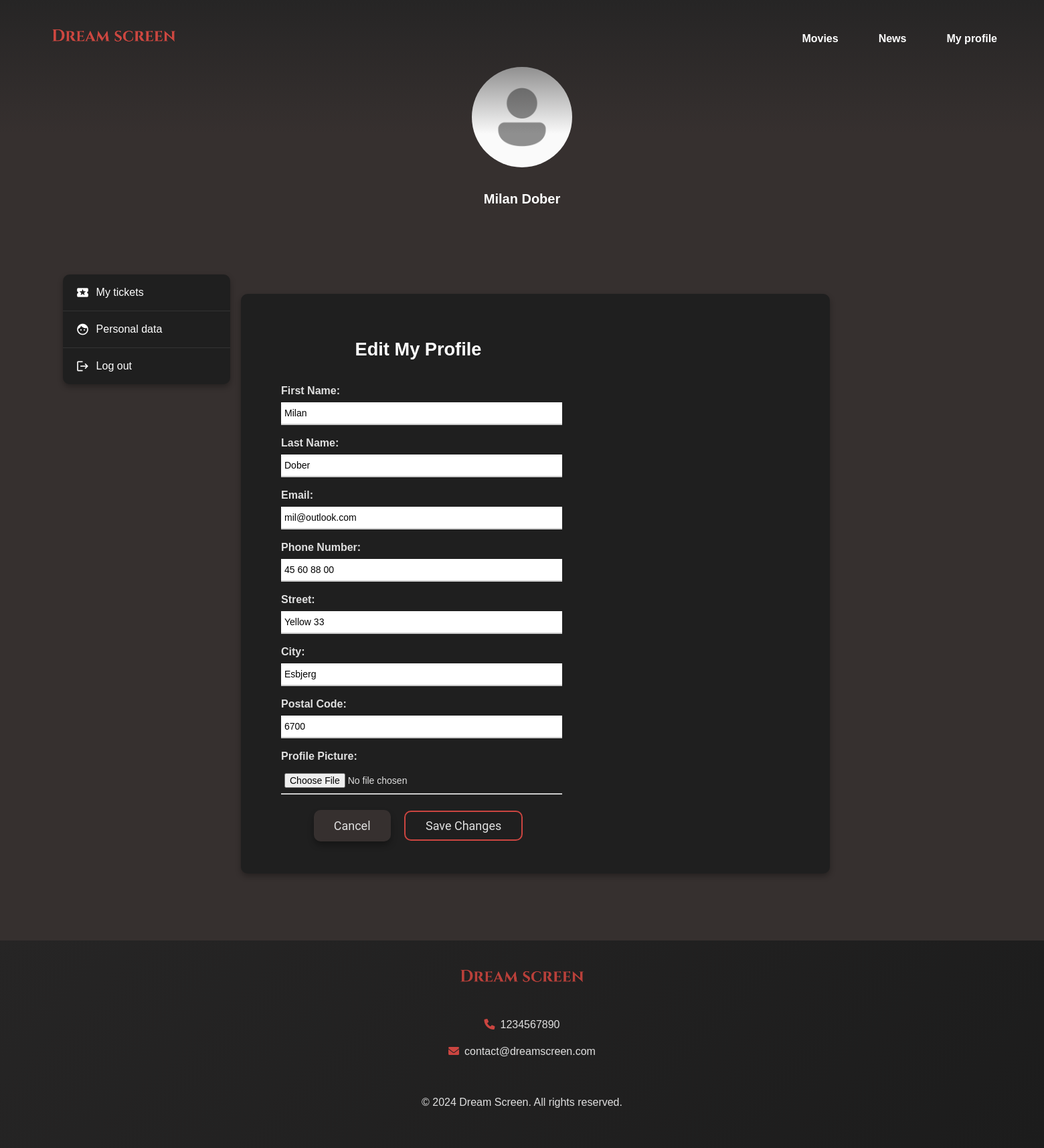
The page /user_profile/views/edit_user.php (signed in) on the database its author committed.
### tables this page shows
CREATE TABLE User (
    userID INT AUTO_INCREMENT PRIMARY KEY,
    firstName VARCHAR(80) NOT NULL,
    lastName VARCHAR(80) NOT NULL,
    email VARCHAR(100) NOT NULL,
    userPicture VARCHAR(255),
    phoneNumber VARCHAR(11),
    password VARCHAR(100) NOT NULL,
    street VARCHAR(100),
    postalCode VARCHAR(4),
    FOREIGN KEY (postalCode) REFERENCES PostalCode(postalCode)
);

CREATE TABLE PostalCode (
    postalCode VARCHAR(4) NOT NULL PRIMARY KEY,
    city CHAR(80) NOT NULL
);

CREATE TABLE Cinema (
    cinemaID INT AUTO_INCREMENT PRIMARY KEY,
    name VARCHAR(100) NOT NULL,
    phoneNumber VARCHAR(15),
    email VARCHAR(100),
    street VARCHAR(100),
    postalCode VARCHAR(4),
    description TEXT,
    FOREIGN KEY (postalCode) REFERENCES PostalCode(postalCode)
);

### user_profile/templates/user_sidebar_logic.php (called while the page is built, shortened)
<?php
require_once '../classes/user.php';
$userID = $_SESSION['user_id'];
$user = new User();
$currentPage = basename($_SERVER['PHP_SELF']);
$userData = $user->getUserProfile($userID);
$userData = array_map(
    fn($value) => htmlspecialchars($value, ENT_QUOTES, 'UTF-8'),
    $userData
);
?>

### user_profile/classes/user.php (called while the page is built, shortened)
<?php
require_once '../../includes/connection.php';
class User {
    private $db;
    public function __construct() {
        global $db;
        $this->db = $db;
    }
    public function getUserProfile($userID) {
        $stmt = $this->db->prepare('
            SELECT u.*, p.city
            FROM User u
            LEFT JOIN PostalCode p ON u.postalCode = p.postalCode
            WHERE userID = :userID
        ');
        $stmt->execute(['userID' => $userID]);
        return $stmt->fetch(PDO::FETCH_ASSOC);
    }
}

### user_profile/views/edit_user.php (the view, shortened to what this page needs)
<?php
require_once '../classes/user.php';
require_once '../../includes/connection.php';
include '../../navbar_footer/cinema_navbar.php';
include '../templates/user_sidebar.php';
$userID = $_SESSION['user_id'];
$user = new User();
$userData = $user->getUserProfile($userID);
?>
<!DOCTYPE html>
<html lang="en">
<head>
    <link rel="stylesheet" href="../../css/style.css">
</head>
<body>
    <div class="user-account-main">
        <div class="user-account-data">
            <div class="user-account-form-container">
                <div class="edit-profile-container">
                    <form action="../actions/edit_user_logic.php" method="POST" enctype="multipart/form-data" class="edit-profile-form">
                        <h2>Edit My Profile</h2>
                        <div class="form-group">
                            <label for="firstName">First Name:</label>
                            <input type="text" id="firstName" name="firstName"
                                   value="<?= htmlspecialchars($userData['firstName'], ENT_QUOTES, 'UTF-8'); ?>" required>
                        </div>
                        <div class="form-group">
                            <label for="lastName">Last Name:</label>
                            <input type="text" id="lastName" name="lastName"
                                   value="<?= htmlspecialchars($userData['lastName'], ENT_QUOTES, 'UTF-8'); ?>" required>
                        </div>
                        <div class="form-group">
                            <label for="email">Email:</label>
                            <input type="email" id="email" name="email"
                                   value="<?= htmlspecialchars($userData['email'], ENT_QUOTES, 'UTF-8'); ?>" required>
                        </div>
                        <div class="form-group">
                            <label for="phoneNumber">Phone Number:</label>
                            <input type="text" id="phoneNumber" name="phoneNumber"
                                   value="<?= htmlspecialchars($userData['phoneNumber'], ENT_QUOTES, 'UTF-8'); ?>">
                        </div>
                        <div class="form-group">
                            <label for="street">Street:</label>
                            <input type="text" id="street" name="street"
                                   value="<?= htmlspecialchars($userData['street'], ENT_QUOTES, 'UTF-8'); ?>">
                        </div>
                        <div class="form-group">
                            <label for="city">City:</label>
                            <input type="text" id="city" name="city"
                                   value="<?= htmlspecialchars($userData['city'], ENT_QUOTES, 'UTF-8'); ?>">
                        </div>
                        <div class="form-group">
                            <label for="postalCode">Postal Code:</label>
                            <input type="text" id="postalCode" name="postalCode"
                                   value="<?= htmlspecialchars($userData['postalCode'], ENT_QUOTES, 'UTF-8'); ?>" required>
                        </div>
                        <div class="form-group">
                            <label for="userPicture">Profile Picture:</label>
                            <input type="file" id="userPicture" name="userPicture" accept="image/jpeg, image/png">
                        </div>
                        <div class="form-actions">
                            <a href="user_data.php" class="btn-primary">Cancel</a>
                            <button type="submit" class="btn-secondary">Save Changes</button>
                        </div>
                    </form>
                </div>
            </div>
        </div>
    </div>
<?php
require_once '../../navbar_footer/cinema_footer.php';
?>
</body>
</html>

### user_profile/templates/user_sidebar.php (shortened to what this page needs)
<?php require_once 'user_sidebar_logic.php'; ?>
<ul class="user-account-sidebar">
    <li class="user-nav-item">
        <a href="../views/tickets.php" class="user-account-sidebar-link <?= $currentPage === 'tickets.php' ? 'active' : ''; ?>">
            <span class="material-icons">local_activity</span> My tickets
        </a>
    </li>
    <li class="user-nav-item">
        <a href="../views/user_data.php" class="user-account-sidebar-link <?= $currentPage === 'user_data.php' ? 'active' : ''; ?>">
            <span class="material-icons">face</span> Personal data
        </a>
    </li>
    <li class="user-nav-item">
        <a href="../../loginPDO/actions/logout.php" class="user-account-sidebar-link">
            <span class="material-icons">logout</span> Log out
        </a>
    </li>
</ul>
<section class="user-account-profile">
    <?php
    $profilePicture = !empty($userData['userPicture']) ? $userData['userPicture'] : '../../includes/media/other/user_default.png';
    ?>
    <img src="<?= $profilePicture ?>" alt="" class="user-account-avatar">
    <h2 class="user-account-name"><?= $userData['firstName'] . ' ' . $userData['lastName']; ?></h2>
</section>

### navbar_footer/cinema_footer.php (shortened to what this page needs)
<?php
try {
  $query = $db->prepare("SELECT phoneNumber, email FROM Cinema LIMIT 1");
  $query->execute();
    $cinema = $query->fetch(PDO::FETCH_ASSOC);
} catch (PDOException $e) {
    echo "Error fetching phone number and email: " . $e->getMessage();
}
?>
<!DOCTYPE html>
<html lang="en">
<head>
  <link href="https://cdnjs.cloudflare.com/ajax/libs/font-awesome/6.0.0/css/all.min.css" rel="stylesheet">
</head>
<footer class="footer">
  <div class="logo">
    <a href="../../core/views/home.php"><img src="../../includes/media/logo/dream-screen-red.png" alt="Dream Screen Logo"></a>
  </div>
  <div class="contact-info">
    <p><i class="fas fa-phone"></i><?php echo htmlspecialchars($cinema['phoneNumber']); ?></p>
    <p><i class="fas fa-envelope"></i><?php echo htmlspecialchars($cinema['email']);?></p>
  </div>
  <p>&copy; 2024 Dream Screen. All rights reserved.</p>
</footer>
</body>
</html>

### css/style.css (style rules this page uses)
body { font-family: Arial, Helvetica, sans-serif; background: #36302F; color: #E0E0E0; margin: 0; padding: 0; box-sizing: border-box; line-height: 1.5; }
h1, h2, h3, h4, h5 { color: #ffffff; font-weight: 600; margin: 1em 0 0.5em; line-height: 1.2; }
h2 { font-size: 1.7em; padding-bottom: 20px; text-align: center; }
p { color: #E0E0E0; }
button, .btn-primary, .btn-secondary { font-family: 'Roboto', sans-serif; font-size: 18px; cursor: pointer; padding: 10px 30px; margin: 8px; border-radius: 10px; transition: all 0.3s ease; display: inline-flex; align-items: center; justify-content: center; text-align: center; text-decoration: none; box-shadow: 0 6px 10px rgba(0, 0, 0, 0.3); }
.btn-primary { background-color: #36302F; color: #E0E0E0; border: none; }
.btn-secondary { background-color: transparent; border: 2px solid #CB4540; color: #E0E0E0; box-shadow: none; }
.footer { background: linear-gradient(135deg, #262525, #1c1c1c); color: #ffffff; padding: 40px 20px; text-align: center; display: flex; flex-direction: column; align-items: center; gap: 20px; }
.footer .logo img { width: 200px; filter: brightness(0.9); transition: filter 0.3s; }
.contact-info i { color: #CB4540; margin-right: 8px; }
.user-account-profile { display: flex; flex-direction: column; align-items: center; margin-bottom: 20px; margin-top: 100px; }
.user-account-avatar { width: 150px; height: 150px; border-radius: 50%; margin-bottom: 15px; }
.user-account-name { font-size: 20px; text-align: center; color: #ffffff; font-weight: bold; margin-bottom: 10px; }
.user-account-sidebar { list-style: none; padding: 0; margin-left: 6%; margin-top: 310px; width: 250px; background: #1f1f1f; border-radius: 10px; position: fixed; box-shadow: 0px 4px 8px rgba(0, 0, 0, 0.3); }
.user-nav-item { border-bottom: 1px solid #333; }
.user-nav-item:last-child { border-bottom: none; }
.user-account-sidebar-link { display: flex; align-items: center; padding: 15px 20px; text-decoration: none; color: #fff; font-size: 16px; transition: background-color 0.3s, color 0.3s; }
.user-account-sidebar-link span.material-icons { margin-right: 10px; font-size: 20px; }
.user-account-main { display: flex; justify-content: space-between; padding: 80px 0px 100px 360px; width: 1200px; overflow:hidden; }
.user-account-data { width: 70%; background-color: #2b2b2b; padding: 20px; border-radius: 10px; box-shadow: 0 4px 8px rgba(0, 0, 0, 0.3); background: #1f1f1f; }
.user-account-form-container { display: grid; grid-template-columns: 1fr 1fr; gap: 20px; }
.form-group label { font-weight: bold; margin-bottom: 5px; display: block; fill:none; }
.edit-profile-container { padding: 20px 40px; border-radius: 10px; width: 100%; max-width: 500px; text-align: center; }
.form-group { margin-bottom: 15px; text-align: left; background-color: none; }
label { display: block; font-weight: bold; margin-bottom: 5px; }
input[type="text"], input[type="email"], input[type="file"] { width: 100%; border: none; border-bottom: 2px solid #ccc; padding: 8px 5px; font-size: 14px; outline: none; transition: border-color 0.3s; background-color: none; }

### rows shown on the page
user: firstName "Milan", lastName "Dober", email "mil@outlook.com", phoneNumber "45 60 88 00", street "Yellow 33", city "Esbjerg", postalCode "6700"
cinema: phoneNumber "1234567890", email "contact@dreamscreen.com"
